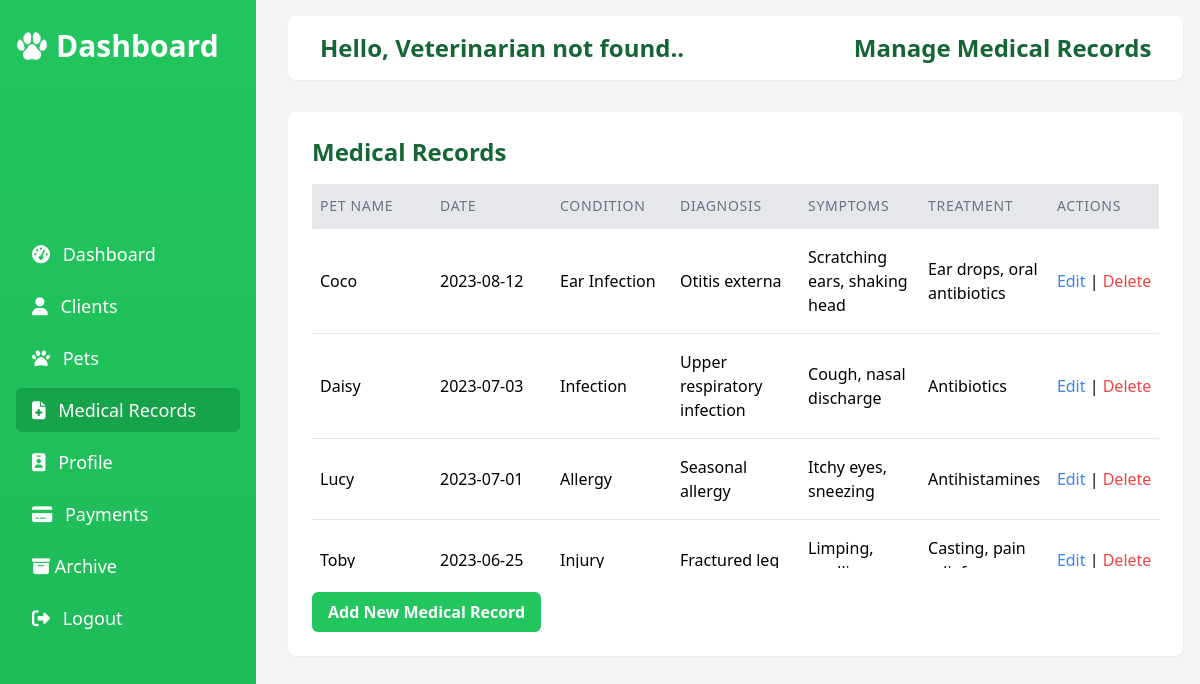
/medical_records.php (signed in), run on the app's committed database.
### tables this page shows
CREATE TABLE Medical_Records (
    record_id INT PRIMARY KEY AUTO_INCREMENT,
    pet_id INT,
    date DATE,
    medical_condition TEXT,
    medical_diagnosis TEXT,
    medical_symptoms TEXT,
    medical_treatment TEXT,
    FOREIGN KEY (pet_id) REFERENCES Pet(pet_id)
);

CREATE TABLE Pet (
    pet_id INT PRIMARY KEY AUTO_INCREMENT,
    pet_name VARCHAR(100),
    pet_sex VARCHAR(10),
    pet_weight DECIMAL(5,2),
    pet_breed VARCHAR(50),
    pet_birth_date DATE,
    client_id INT,
    FOREIGN KEY (client_id) REFERENCES Client(client_id)
);

### medical_records.php (the view, shortened to what this page needs)
<?php
require_once 'db.php';
$stmt = $pdo->prepare("SELECT Medical_Records.record_id, Pet.pet_name, Medical_Records.date, Medical_Records.medical_condition, Medical_Records.medical_diagnosis, Medical_Records.medical_symptoms, Medical_Records.medical_treatment FROM Medical_Records JOIN Pet ON Medical_Records.pet_id = Pet.pet_id ORDER BY Medical_Records.date DESC");
$stmt->execute();
$records = $stmt->fetchAll();
?>
<!DOCTYPE html>
<html lang="en">
<head>
    <link rel="stylesheet" href="Assets/FontAwsome/css/all.min.css">
    <script src="https://cdn.tailwindcss.com"></script>
</head>
<body class="bg-gray-100 flex">
    <div id="sidebar" class="fixed inset-y-0 left-0 w-64 bg-gradient-to-b from-green-500 to-green-600 text-white p-4 transform -translate-x-full lg:translate-x-0 transition-transform duration-300 ease-in-out z-40">
        <div class="flex items-center justify-between mb-6">
            <h2 class="text-2xl lg:text-3xl lg:mt-3 font-semibold mb-6 flex items-center gap-2 lg:mt-0">
                <img src="image/MainIconWhite.png" alt="Dashboard" class="w-6 lg:w-8">
                <span class="md:inline">Dashboard</span>
            </h2>
        </div>
        <nav class="mt-8 lg:mt-36">
            <a href="dashboard.php" class="block text-sm lg:text-lg text-white hover:bg-green-600 px-4 py-2 mb-2 rounded-md">
                <i class="fas fa-tachometer-alt mr-2"></i>
                <span class="md:inline">Dashboard</span>
            </a>
            <a href="clients.php" class="block text-sm lg:text-lg text-white hover:bg-green-600 px-4 py-2 mb-2 rounded-md">
                <i class="fas fa-user mr-2"></i>
                <span class="md:inline">Clients</span>
            </a>
            <a href="pets.php" class="block text-sm lg:text-lg text-white hover:bg-green-600 px-4 py-2 mb-2 rounded-md">
                <i class="fas fa-paw mr-2"></i>
                <span class="md:inline">Pets</span>
            </a>
            <a href="medical_records.php" class="block text-sm lg:text-lg text-white bg-green-600 px-4 py-2 mb-2 rounded-md">
                <i class="fas fa-file-medical mr-2"></i>
                <span class="md:inline">Medical Records</span>
            </a>
            <a href="profile.php" class="block text-sm lg:text-lg text-white hover:bg-green-600 px-4 py-2 mb-2 rounded-md">
                <i class="fas fa-id-badge mr-2"></i>
                <span class="md:inline">Profile</span>
            </a>
            <a href="payment_methods.php" class="block text-sm lg:text-lg text-white hover:bg-green-600 px-4 py-2 mb-2 rounded-md">
                <i class="fas fa-credit-card mr-2"></i>
                <span class="md:inline">Payments</span>
            </a>
            <a href="archive.php" class="block text-sm lg:text-lg text-white hover:bg-green-600 px-4 py-2 mb-2 rounded-md">
                <i class="fa-solid fa-box-archive"></i>
                <span class="md:inline">Archive</span>
            </a>
            <a href="#" onclick="confirmLogout(event)" class="block text-sm lg:text-lg text-white hover:bg-green-600 px-4 py-2 mb-2 rounded-md">
                <i class="fas fa-sign-out-alt mr-2"></i>
                <span class="md:inline">Logout</span>
            </a>
        </nav>
    </div>
    <div class="ml-0 lg:ml-64 p-4 lg:p-8 pt-16 lg:pt-4 min-h-screen w-full">
        <header class="bg-white rounded-lg text-green-800 py-4 shadow-sm mb-8 p-8">
            <div class="flex justify-between items-center">
                <h1 class="lg:text-2xl md:text-xl sm:text-lg text-md font-bold">
                    Hello,
                    <?php
                    $stmt = $pdo->prepare("SELECT vet_name FROM veterinarian WHERE vet_id=?");
                    $stmt->execute([$_SESSION['vet_id']]);
                    $user = $stmt->fetch();
                    if ($user) {
                        echo htmlspecialchars($user['vet_name']);
                    } else {
                        echo "Veterinarian not found.";
                    }
                    ?>.
                </h1>
                <h1 class="lg:text-2xl md:text-2xl text-xl font-bold">
                    Manage Medical Records
                </h1>
            </div>
        </header>
        <main class="bg-white p-4 lg:p-6 rounded-lg shadow-sm">
            <h2 class="text-lg sm:text-xl lg:text-2xl font-semibold text-green-800 mb-4">Medical Records</h2>
            <?php if (count($records) > 0): ?>
                <div class="overflow-x-auto">
                    <div class="max-h-96 overflow-y-auto">
                        <table class="min-w-full divide-y divide-gray-200">
                            <thead class="bg-gray-50 sticky top-0 z-2">
                                <tr class="border-b bg-gray-200">
                                    <th class="px-2 py-3 text-left text-xs sm:text-sm font-medium text-gray-500 uppercase tracking-wider min-w-[120px] whitespace-nowrap overflow-hidden truncate">Pet Name</th>
                                    <th class="px-2 py-3 text-left text-xs sm:text-sm font-medium text-gray-500 uppercase tracking-wider min-w-[120px] whitespace-nowrap overflow-hidden truncate">Date</th>
                                    <th class="px-2 py-3 text-left text-xs sm:text-sm font-medium text-gray-500 uppercase tracking-wider min-w-[120px] whitespace-nowrap overflow-hidden truncate">Condition</th>
                                    <th class="px-2 py-3 text-left text-xs sm:text-sm font-medium text-gray-500 uppercase tracking-wider min-w-[120px] whitespace-nowrap overflow-hidden truncate">Diagnosis</th>
                                    <th class="px-2 py-3 text-left text-xs sm:text-sm font-medium text-gray-500 uppercase tracking-wider min-w-[120px] whitespace-nowrap overflow-hidden truncate">Symptoms</th>
                                    <th class="px-2 py-3 text-left text-xs sm:text-sm font-medium text-gray-500 uppercase tracking-wider min-w-[120px] whitespace-nowrap overflow-hidden truncate">Treatment</th>
                                    <th class="px-2 py-3 text-left text-xs sm:text-sm font-medium text-gray-500 uppercase tracking-wider min-w-[100px] whitespace-nowrap overflow-hidden truncate">Actions</th>
                                </tr>
                            </thead>
                            <tbody class="bg-white divide-y divide-gray-200">
                                <?php foreach ($records as $record): ?>
                                    <tr class="hover:bg-gray-50">
                                        <td class="px-2 py-4 whitespace-nowrap text-sm sm:text-base"><?= htmlspecialchars($record['pet_name']) ?></td>
                                        <td class="px-2 py-4 whitespace-nowrap text-sm sm:text-base"><?= htmlspecialchars($record['date']) ?></td>
                                        <td class="px-2 py-4 text-sm sm:text-base"><?= htmlspecialchars($record['medical_condition']) ?></td>
                                        <td class="px-2 py-4 text-sm sm:text-base"><?= htmlspecialchars($record['medical_diagnosis']) ?></td>
                                        <td class="px-2 py-4 text-sm sm:text-base"><?= htmlspecialchars($record['medical_symptoms']) ?></td>
                                        <td class="px-2 py-4 text-sm sm:text-base"><?= htmlspecialchars($record['medical_treatment']) ?></td>
                                        <td class="px-2 py-4 whitespace-nowrap text-sm sm:text-base">
                                            <a href="?edit_record_id=<?= $record['record_id'] ?>" class="text-blue-500 hover:underline">Edit</a> |
                                            <a href="?delete_record_id=<?= $record['record_id'] ?>" onclick="return confirm('Delete this record?')" class="text-red-500 hover:underline">Delete</a>
                                        </td>
                                    </tr>
                                <?php endforeach; ?>
                            </tbody>
                        </table>
                    </div>
                </div>
            <?php else: ?>
                <p class="text-sm sm:text-base text-gray-700 text-center">No medical records added yet.</p>
            <?php endif; ?>
            <button onclick="showRecordModal('add')" class="mt-6 bg-green-500 text-white px-4 py-2 rounded-md hover:bg-green-600 text-sm sm:text-base font-semibold duration-200">
                Add New Medical Record
            </button>
        </main>
    </div>
</body>
</html>

### data on the page
medical_records: pet.pet_name "Coco", date "2023-08-12", medical_condition "Ear Infection", medical_diagnosis "Otitis externa", medical_symptoms "Scratching ears, shaking head", medical_treatment "Ear drops, oral antibiotics"
medical_records: pet.pet_name "Daisy", date "2023-07-03", medical_condition "Infection", medical_diagnosis "Upper respiratory infection", medical_symptoms "Cough, nasal discharge", medical_treatment "Antibiotics"
medical_records: pet.pet_name "Lucy", date "2023-07-01", medical_condition "Allergy", medical_diagnosis "Seasonal allergy", medical_symptoms "Itchy eyes, sneezing", medical_treatment "Antihistamines"
medical_records: pet.pet_name "Toby", date "2023-06-25", medical_condition "Injury", medical_diagnosis "Fractured leg", medical_symptoms "Limping,…", medical_treatment "Casting, pain…"
